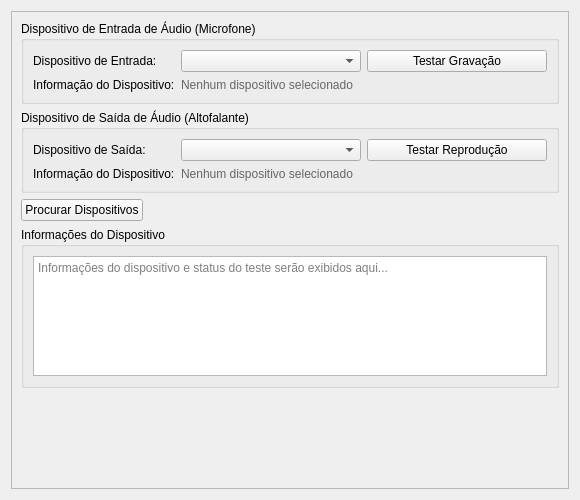
<?xml version="1.0" encoding="UTF-8"?>
<ui version="4.0">
 <class>AudioWidget</class>
 <widget class="QWidget" name="AudioWidget">
  <property name="geometry">
   <rect>
    <x>0</x>
    <y>0</y>
    <width>580</width>
    <height>500</height>
   </rect>
  </property>
  <property name="windowTitle">
   <string>Dispositivo de Áudio</string>
  </property>
  <layout class="QVBoxLayout" name="verticalLayout">
   <item>
    <widget class="QScrollArea" name="scrollArea">
     <property name="widgetResizable">
      <bool>true</bool>
     </property>
     <widget class="QWidget" name="scrollAreaWidgetContents">
      <property name="geometry">
       <rect>
        <x>0</x>
        <y>0</y>
        <width>578</width>
        <height>480</height>
       </rect>
      </property>
      <layout class="QVBoxLayout" name="contentLayout">
       <item>
        <widget class="QGroupBox" name="input_device_group">
         <property name="title">
          <string>Dispositivo de Entrada de Áudio (Microfone)</string>
         </property>
         <layout class="QFormLayout" name="input_layout">
          <item row="0" column="0">
           <widget class="QLabel" name="label_input_device">
            <property name="text">
             <string>Dispositivo de Entrada:</string>
            </property>
           </widget>
          </item>
          <item row="0" column="1">
           <layout class="QHBoxLayout" name="input_device_layout">
            <item>
             <widget class="QComboBox" name="input_device_combo">
              <property name="placeholderText">
               <string>Selecione um microfone...</string>
              </property>
             </widget>
            </item>
            <item>
             <widget class="QPushButton" name="test_input_btn">
              <property name="text">
               <string>Testar Gravação</string>
              </property>
             </widget>
            </item>
           </layout>
          </item>
          <item row="1" column="0">
           <widget class="QLabel" name="label_input_info">
            <property name="text">
             <string>Informação do Dispositivo:</string>
            </property>
           </widget>
          </item>
          <item row="1" column="1">
           <widget class="QLabel" name="input_info_label">
            <property name="text">
             <string>Nenhum dispositivo selecionado</string>
            </property>
            <property name="styleSheet">
             <string>color: #666;</string>
            </property>
           </widget>
          </item>
         </layout>
        </widget>
       </item>
       <item>
        <widget class="QGroupBox" name="output_device_group">
         <property name="title">
          <string>Dispositivo de Saída de Áudio (Altofalante)</string>
         </property>
         <layout class="QFormLayout" name="output_layout">
          <item row="0" column="0">
           <widget class="QLabel" name="label_output_device">
            <property name="text">
             <string>Dispositivo de Saída:</string>
            </property>
           </widget>
          </item>
          <item row="0" column="1">
           <layout class="QHBoxLayout" name="output_device_layout">
            <item>
             <widget class="QComboBox" name="output_device_combo">
              <property name="placeholderText">
               <string>Selecione um altofalante...</string>
              </property>
             </widget>
            </item>
            <item>
             <widget class="QPushButton" name="test_output_btn">
              <property name="text">
               <string>Testar Reprodução</string>
              </property>
             </widget>
            </item>
           </layout>
          </item>
          <item row="1" column="0">
           <widget class="QLabel" name="label_output_info">
            <property name="text">
             <string>Informação do Dispositivo:</string>
            </property>
           </widget>
          </item>
          <item row="1" column="1">
           <widget class="QLabel" name="output_info_label">
            <property name="text">
             <string>Nenhum dispositivo selecionado</string>
            </property>
            <property name="styleSheet">
             <string>color: #666;</string>
            </property>
           </widget>
          </item>
         </layout>
        </widget>
       </item>
       <item>
        <layout class="QHBoxLayout" name="scan_layout">
         <item>
          <widget class="QPushButton" name="scan_devices_btn">
           <property name="text">
            <string>Procurar Dispositivos</string>
           </property>
          </widget>
         </item>
         <item>
          <spacer name="scan_spacer">
           <property name="orientation">
            <enum>Qt::Horizontal</enum>
           </property>
           <property name="sizeHint" stdset="0">
            <size>
             <width>40</width>
             <height>20</height>
            </size>
           </property>
          </spacer>
         </item>
        </layout>
       </item>
       <item>
        <widget class="QGroupBox" name="status_group">
         <property name="title">
          <string>Informações do Dispositivo</string>
         </property>
         <layout class="QVBoxLayout" name="status_layout">
          <item>
           <widget class="QTextEdit" name="status_text">
            <property name="maximumSize">
             <size>
              <width>16777215</width>
              <height>120</height>
             </size>
            </property>
            <property name="readOnly">
             <bool>true</bool>
            </property>
            <property name="placeholderText">
             <string>Informações do dispositivo e status do teste serão exibidos aqui...</string>
            </property>
           </widget>
          </item>
         </layout>
        </widget>
       </item>
       <item>
        <spacer name="verticalSpacer">
         <property name="orientation">
          <enum>Qt::Vertical</enum>
         </property>
         <property name="sizeHint" stdset="0">
          <size>
           <width>20</width>
           <height>40</height>
          </size>
         </property>
        </spacer>
       </item>
      </layout>
     </widget>
    </widget>
   </item>
  </layout>
 </widget>
 <resources/>
 <connections/>
</ui>
